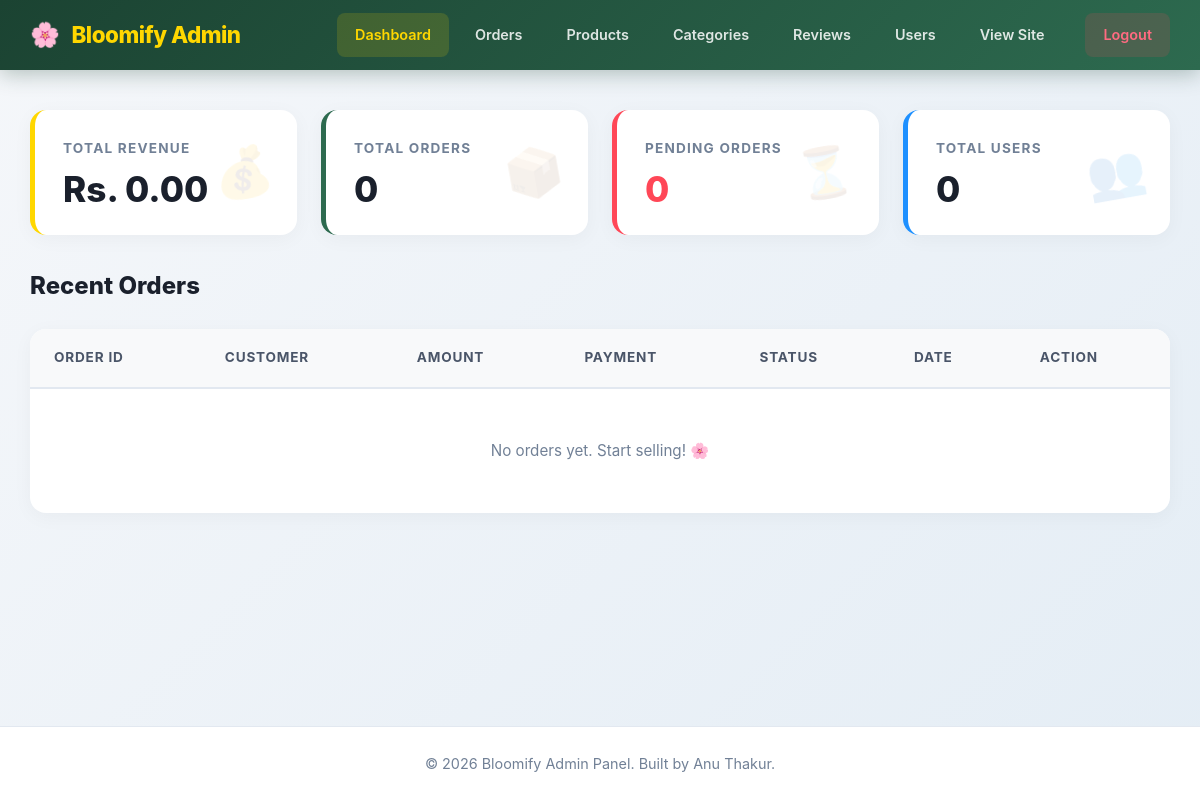
/admin/index.php (signed in), run on an earlier commit of the app's database.
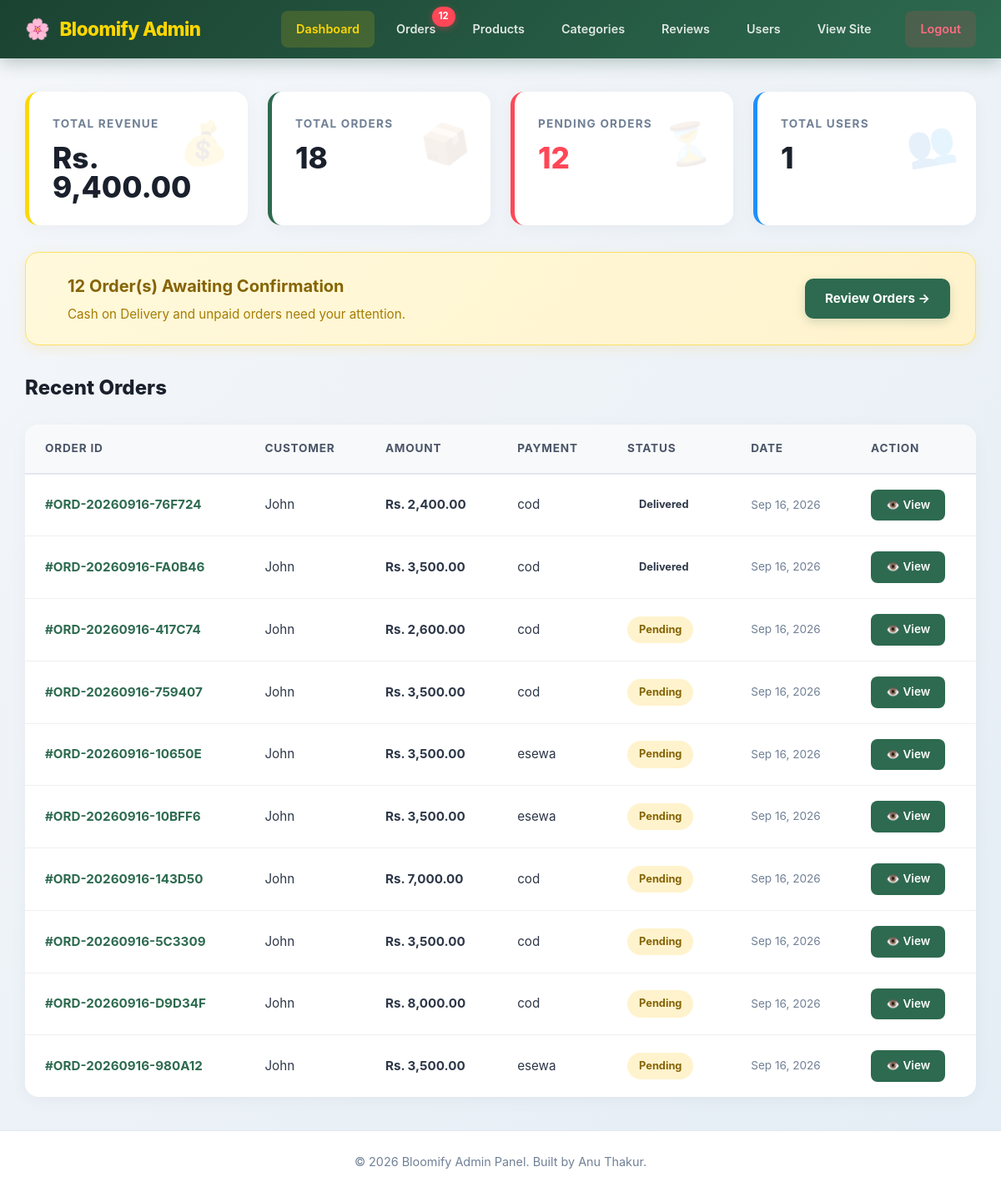
And on a later commit of the database.
### tables this page shows
CREATE TABLE `orders` (
  `id` int(11) NOT NULL,
  `user_id` int(11) DEFAULT NULL,
  `order_number` varchar(50) NOT NULL,
  `total_amount` decimal(10,2) NOT NULL,
  `payment_method` enum('esewa','khalti','cod','Cash on Delivery') NOT NULL,
  `payment_status` enum('pending','success','failed') DEFAULT 'pending',
  `transaction_id` varchar(100) DEFAULT NULL,
  `delivery_status` enum('pending','processing','delivered','cancelled') DEFAULT 'pending',
  `customer_name` varchar(100) NOT NULL,
  `customer_phone` varchar(20) NOT NULL,
  `customer_address` text NOT NULL,
  `archived` tinyint(1) NOT NULL DEFAULT 0,
  `created_at` timestamp NOT NULL DEFAULT current_timestamp(),
  `updated_at` timestamp NOT NULL DEFAULT current_timestamp() ON UPDATE current_timestamp()
);

CREATE TABLE `users` (
  `id` int(11) NOT NULL,
  `name` varchar(100) NOT NULL,
  `email` varchar(100) NOT NULL,
  `password` varchar(255) NOT NULL,
  `phone` varchar(20) DEFAULT NULL,
  `address` text DEFAULT NULL,
  `role` enum('user','admin') DEFAULT 'user',
  `created_at` timestamp NOT NULL DEFAULT current_timestamp()
);

### includes/functions.php (called while the page is built, shortened)
<?php
function formatPrice($price) {
    return 'Rs. ' . number_format($price, 2);
}
?>

### admin/index.php (the view, shortened to what the changed rows need)
<?php
require_once __DIR__ . '/includes/admin-auth.php';
require_once __DIR__ . '/includes/admin-header.php';
$stats_sql = "SELECT
                COUNT(*) as total_orders,
                SUM(CASE WHEN payment_status = 'success' THEN total_amount ELSE 0 END) as total_revenue,
                SUM(CASE WHEN payment_status = 'pending' OR delivery_status = 'pending' THEN 1 ELSE 0 END) as pending_orders,
                (SELECT COUNT(*) FROM users WHERE role = 'user') as total_users
            FROM orders";
$stats = $conn->query($stats_sql)->fetch_assoc();
$recent_orders_sql = "SELECT o.*, u.name as user_name
                      FROM orders o
                      JOIN users u ON o.user_id = u.id
                      ORDER BY o.created_at DESC LIMIT 10";
$recent_orders = $conn->query($recent_orders_sql);
?>
<div class="stats-grid">
    <div class="stat-card revenue">
        <div class="stat-label">Total Revenue</div>
        <div class="stat-value"><?php echo formatPrice($stats['total_revenue'] ?? 0); ?></div>
        <div class="stat-icon">💰</div>
    </div>
    <div class="stat-card">
        <div class="stat-label">Total Orders</div>
        <div class="stat-value"><?php echo $stats['total_orders'] ?? 0; ?></div>
        <div class="stat-icon">📦</div>
    </div>
    <div class="stat-card pending">
        <div class="stat-label">Pending Orders</div>
        <div class="stat-value" style="color: #ff4757;"><?php echo $stats['pending_orders'] ?? 0; ?></div>
        <div class="stat-icon">⏳</div>
    </div>
    <div class="stat-card users">
        <div class="stat-label">Total Users</div>
        <div class="stat-value"><?php echo $stats['total_users'] ?? 0; ?></div>
        <div class="stat-icon">👥</div>
    </div>
</div>
<?php if (($stats['pending_orders'] ?? 0) > 0): ?>
    <div class="cod-alert">
        <div class="cod-alert-text">
            <div>
                <h3><?php echo $stats['pending_orders']; ?> Order(s) Awaiting Confirmation</h3>
                <p>Cash on Delivery and unpaid orders need your attention.</p>
            </div>
        </div>
        <a href="orders.php" class="btn-confirm-cod">Review Orders →</a>
    </div>
<?php endif; ?>
<h2 class="section-title">Recent Orders</h2>
<table class="admin-table">
    <thead>
        <tr>
            <th>Order ID</th>
            <th>Customer</th>
            <th>Amount</th>
            <th>Payment</th>
            <th>Status</th>
            <th>Date</th>
            <th>Action</th>
        </tr>
    </thead>
    <tbody>
        <?php if ($recent_orders->num_rows > 0): ?>
            <?php while($order = $recent_orders->fetch_assoc()):
                $safe_status = strtolower(str_replace('_', '-', $order['delivery_status']));
                $badge_class = 'badge-' . $safe_status;
            ?>
                <tr>
                    <td style="font-weight: 700; color: #2d6a4f;">#<?php echo htmlspecialchars($order['order_number']); ?></td>
                    <td><?php echo htmlspecialchars($order['user_name']); ?></td>
                    <td style="font-weight: 700;"><?php echo formatPrice($order['total_amount']); ?></td>
                    <td><?php echo htmlspecialchars($order['payment_method']); ?></td>
                    <td>
                        <span class="status-badge-sm <?php echo $badge_class; ?>">
                            <?php echo ucfirst(str_replace('_', ' ', $order['delivery_status'])); ?>
                        </span>
                    </td>
                    <td style="color: #718096; font-size: 0.85rem;"><?php echo date('M d, Y', strtotime($order['created_at'])); ?></td>
                    <td>
                        <a href="orders.php?view=<?php echo $order['id']; ?>" class="btn-view-order">👁️ View</a>
                    </td>
                </tr>
            <?php endwhile; ?>
        <?php else: ?>
            <tr>
                <td colspan="7" style="text-align: center; padding: 50px; color: #718096;">
                    No orders yet. Start selling! 🌸
                </td>
            </tr>
        <?php endif; ?>
    </tbody>
</table>
<?php require_once __DIR__ . '/includes/admin-footer.php'; ?>

### admin/includes/admin-header.php (shortened to what the changed rows need)
<!DOCTYPE html>
<html lang="en">
<head>
    <link rel="stylesheet" href="<?php echo SITE_URL; ?>/assets/css/style.css">
    <link rel="stylesheet" href="<?php echo SITE_URL; ?>/admin/assets/css/admin.css">
</head>
<body class="admin-body">
<?php
$new_orders_sql = "SELECT COUNT(*) as cnt FROM orders WHERE payment_status = 'pending' OR delivery_status = 'pending'";
$new_orders_result = $conn->query($new_orders_sql);
$new_orders_count = $new_orders_result->fetch_assoc()['cnt'];
?>
<header class="admin-header">
    <div class="admin-header-content">
        <nav class="admin-nav">
            <a href="<?php echo SITE_URL; ?>/admin/orders.php" class="<?php echo basename($_SERVER['PHP_SELF']) == 'orders.php' ? 'active' : ''; ?>">
                Orders
                <?php if ($new_orders_count > 0): ?>
                    <span class="notification-badge"><?php echo $new_orders_count; ?></span>
                <?php endif; ?>
            </a>
        </nav>
    </div>
</header>
<main class="admin-container">

What changed in the data, as far as the page shows it:
added orders: order_number "ORD-20260916-76F724", user.name "John", total_amount "Rs. 2,400.00", payment_method "cod", delivery_status "Delivered", created_at "Sep 16, 2026"
added orders: order_number "ORD-20260916-FA0B46", user.name "John", total_amount "Rs. 3,500.00", payment_method "cod", delivery_status "Delivered", created_at "Sep 16, 2026"
added orders: order_number "ORD-20260916-417C74", user.name "John", total_amount "Rs. 2,600.00", payment_method "cod", delivery_status "Pending", created_at "Sep 16, 2026"
added orders: order_number "ORD-20260916-759407", user.name "John", total_amount "Rs. 3,500.00", payment_method "cod", delivery_status "Pending", created_at "Sep 16, 2026"
added orders: order_number "ORD-20260916-10650E", user.name "John", total_amount "Rs. 3,500.00", payment_method "esewa", delivery_status "Pending", created_at "Sep 16, 2026"
added orders: order_number "ORD-20260916-10BFF6", user.name "John", total_amount "Rs. 3,500.00", payment_method "esewa", delivery_status "Pending", created_at "Sep 16, 2026"
added orders: order_number "ORD-20260916-143D50", user.name "John", total_amount "Rs. 7,000.00", payment_method "cod", delivery_status "Pending", created_at "Sep 16, 2026"
added orders: order_number "ORD-20260916-5C3309", user.name "John", total_amount "Rs. 3,500.00", payment_method "cod", delivery_status "Pending", created_at "Sep 16, 2026"
added orders: order_number "ORD-20260916-D9D34F", user.name "John", total_amount "Rs. 8,000.00", payment_method "cod", delivery_status "Pending", created_at "Sep 16, 2026"
added orders: order_number "ORD-20260916-980A12", user.name "John", total_amount "Rs. 3,500.00", payment_method "esewa", delivery_status "Pending", created_at "Sep 16, 2026"
Also different on the page:
$new_orders_count: (not shown) → "12"
formatPrice($stats['total_revenue'] ?? 0): "Rs. 0.00" → "Rs. 9,400.00"
$stats['total_orders']: "0" → "18"
$stats['pending_orders']: "0" → "12"
$stats['total_users']: "0" → "1"
$stats['pending_orders']: (not shown) → "12"
text no longer shown: "No orders yet. Start selling! 🌸"
text now shown: "Order(s) Awaiting Confirmation Cash on Delivery and unpaid orders need your attention. Review Orders →"
